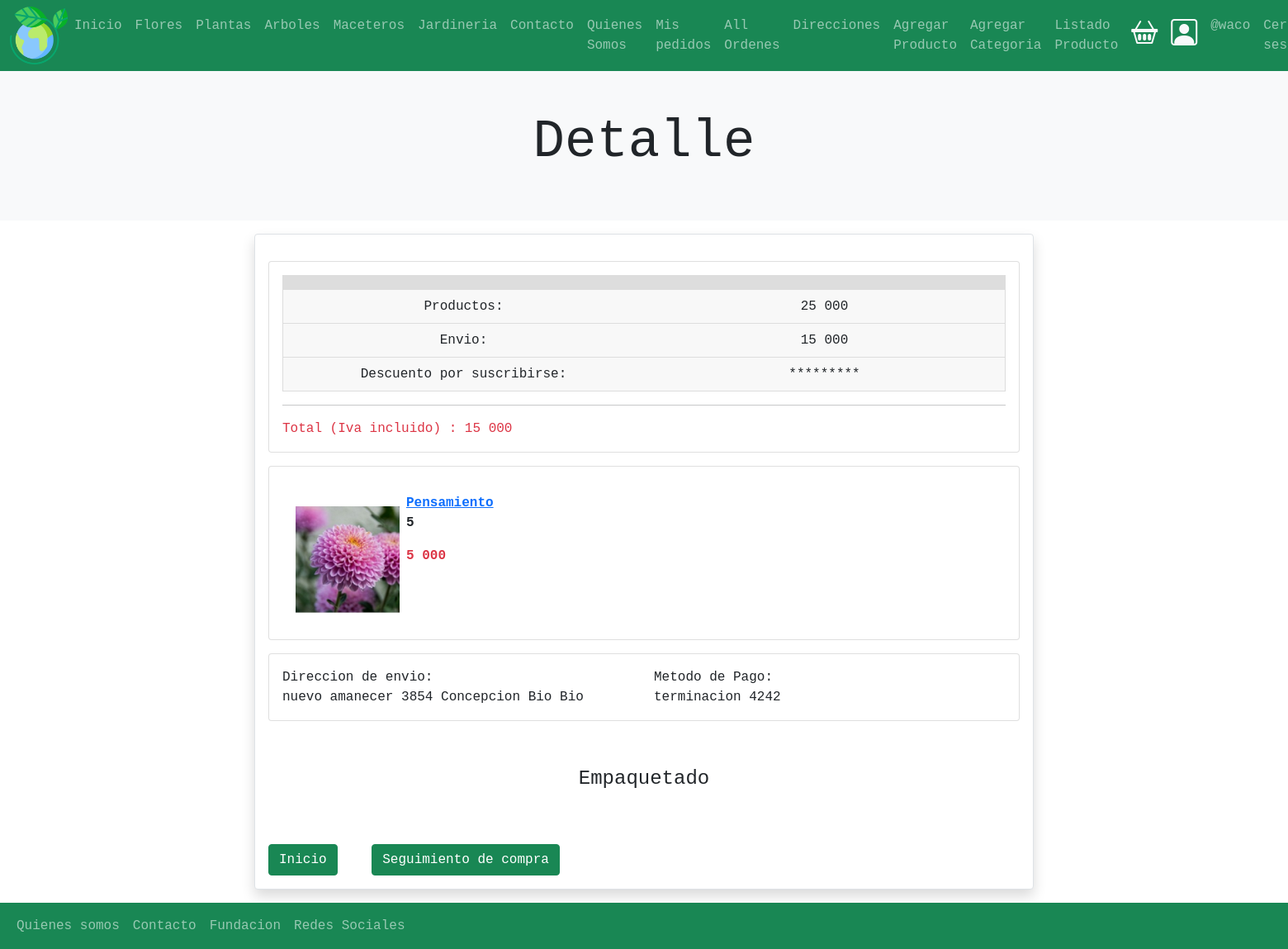
/orden/detalleCompra/40 (signed in), run on the app's committed database.
### carrito/models.py (models this page shows, shortened)
class Carrito(models.Model):
    carrito_id = models.CharField(max_length=100, null=False, blank=False, unique=True)
    usuario = models.ForeignKey(User, null=True, blank=True, on_delete=models.CASCADE) #relacion uno a muchos
    productos = models.ManyToManyField(Producto, through='CarritoProductos')
    subtotal = models.IntegerField(default = 0)
    total = models.IntegerField(default= 0)
    fecha_carrito = models.DateTimeField(auto_now_add=True)
    def productos_relacion(self):
        return self.carritoproductos_set.select_related('producto')

class CarritoProductos(models.Model):
    carrito = models.ForeignKey(Carrito, on_delete=models.CASCADE)
    producto = models.ForeignKey(Producto, on_delete=models.CASCADE)
    cantidad = models.IntegerField(default=1)
    creacion = models.DateField(auto_now_add=True)
    objects = CarritoProductosManager()

### ordenes/models.py (models this page shows, shortened)
class Ordenes(models.Model):
    orden_id = models.CharField(max_length=100, null=False, blank=False, unique=True)
    usuario = models.ForeignKey(User, on_delete = models.CASCADE)
    carrito = models.ForeignKey(Carrito, on_delete = models.CASCADE)
    status = models.CharField(max_length=50, choices=choices, default=OrdenesStatus.CREADO)
    total = models.IntegerField(default=0)
    envio = models.IntegerField(default=15000)
    creacion = models.DateTimeField(auto_now_add=True)
    direccion_envio = models.CharField( max_length=200 ,null=True , blank=True,)

### productos/models.py (models this page shows, shortened)
class Producto(models.Model):
    usuario = models.ForeignKey(User, null=False, blank=False, on_delete=models.PROTECT)
    nombre =  models.CharField(max_length=50)
    imagen = models.ImageField(upload_to="productos",null=False, blank=False)
    descripcion = models.TextField()
    precio = models.IntegerField(default=0,null=False , blank=False)
    slug = models.SlugField(null=False, blank=False , unique=True)
    creacion = models.DateTimeField(auto_now_add=True)
    stock = models.IntegerField(null=False , blank=False, default=0)
    categoria =  models.ForeignKey(Categoria, on_delete=models.PROTECT)

### ordenes/views.py (the view)
# urls.py: path('detalleCompra/<int:carrito_id>',views.detalleCompra, name="detalleCompra"),
@login_required(login_url='login')
def detalleCompra(request, carrito_id):
    carrito_id = get_object_or_404(Carrito, id=carrito_id)
    orden = Ordenes.objects.filter(carrito = carrito_id).first()
    return render(request, 'ordenes/detalleCompra.html',{
        'carrito' : carrito_id,
        'orden' : orden
        })

### ordenes/templates/ordenes/detalleCompra.html
{% extends 'base.html' %}
{% load humanize %}
{% block contenido %}
<section>
    <div class="p-5 bg-light">
        <div class="container">
            <h1 class="display-3 text-center bg-light">Detalle</h1>
        </div>
    </div>
</section>
<div class="container">
    <div class="card border rounded shadow m-3">
        <div class="card-body">
            <div class="card mt-3 mb-3">
                <div class="card-body">
                    <div>
                        <table class="table table-borderless table-sm">
                            <thead>
                                <tr>
                                    <th scope="col"></th>
                                    <th scope="col"></th>
                                </tr>
                            </thead>
                            <tbody>
                                <tr>
                                    <td>Productos:</td>
                                    <td> {{ carrito.subtotal | intcomma }}</td>
                                </tr>
                                <tr>
                                    <td>Envio:</td>
                                    <td> {{ orden.envio | intcomma }}</td>
                                </tr>
                                <tr>
                                    <td>Descuento por suscribirse:</td>
                                    <td> ********* </td>
                                </tr>
                            </tbody>
                        </table>
                    </div>
                    <div class="">
                        <hr>
                    </div>
                    <div class="font-weigh-bold text-danger">
                        Total (Iva incluido) :
                        <div class="d-inline-block">
                            {{ orden.total | intcomma }}
                        </div>
                    </div>
                </div>
            </div>
            <div class="card">
                <div class="card-body">
                    {% for cp in carrito.productos_relacion %}
                    {% with productos=cp.producto %}
                    <div class="row mt-3">
                        <div class="col-2 ">
                            {% if productos.imagen %}
                            <img src="{{ productos.imagen.url }} " alt="imagen" class="img-fluid m-3" width="150"
                                height="150">
                            {% endif %}
                        </div>
                        <div class="col-2 ">
                            <div class="row">
                                <strong>
                                    <a href="{% url 'productos:producto' productos.slug %}"> {{productos.nombre}}</a>
                                    <p> {{ cp.cantidad }}</p>
                                </strong>
                            </div>
                            <div class="row">
                                <strong class="text-danger">{{ productos.precio | intcomma }}</strong>
                            </div>
                        </div>
                    </div>
                    {% endwith %}
                    {% endfor %}
                </div>
            </div>
            <div class="card mt-3 mb-4">
                <div class="card-body">
                    <div class="row">
                        <div class="col-6">
                            <div class="font-weight-bol">
                                Direccion de envio:
                            </div>
                            <div class="cart-text">
                                {{ orden.direccion_envio}}
                            </div>
                        </div>
                        <div class="col-6">
                            <div class="font-weight-bol">
                                Metodo de Pago:
                            </div>
                            <div class="cart-text">
                                terminacion 4242
                            </div>
                        </div>
                    </div>
                </div>
            </div>
        </div>
        {% if orden.status == 'OrdenesStatus.COMPLETADO' %}
        <h4 class=" text-center mt-3 mb-5">Completado</h4>
        {% elif orden.status == 'OrdenesStatus.CANCELADO'%}
        <h4 class=" text-center mt-3 mb-5">Cancelado</h4>
        {% elif orden.status == 'OrdenesStatus.EMPAQUETADO'%}
        <h4 class=" text-center mt-3 mb-5">Empaquetado</h4>
        {% elif orden.status == 'OrdenesStatus.DESPACHADO'%}
        <h4 class=" text-center mt-3 mb-5">Despachado</h4>
        {% elif orden.status == 'OrdenesStatus.ENTREGADO'%}
        <h4 class=" text-center mt-3 mb-5">Entregado</h4>
        {% endif %}
        <div>
            <a href="{% url 'home' %}" class="btn btn-success m-3 ">Inicio</a>
            <a href="{% url 'ordenes:seguimientoCompra'  orden.id %}" class="btn btn-success m-3">Seguimiento de compra</a>
        </div>
    </div>
</div>
{% endblock contenido %}

### templates/base.html (shortened to what this page needs)
{% load static %}
<!DOCTYPE html>
<html lang="es">
<head>
    <link href="https://cdn.jsdelivr.net/npm/bootstrap@5.1.3/dist/css/bootstrap.min.css" rel="stylesheet">
    <link rel="stylesheet" href="https://cdn.jsdelivr.net/npm/bootstrap-icons@1.8.2/font/bootstrap-icons.css">
    <link rel="stylesheet" href=" {% static 'css/miestilo.css'%} ">
</head>
<body>
    <header>
        <nav class="navbar navbar-expand-xl navbar-dark bg-success">
            <div class="container-fluid">
                <a href="{% url 'home'%}">
                    <img src="{% static 'img/el-planeta-tierra.png' %}" alt="Logo" style="width: 70px;">
                </a>
                <div class="collapse navbar-collapse" id="mynavbar">
                    <ul class="navbar-nav me-auto">
                        <li class="nav-item">
                            <a class="nav-link" href="{% url 'home' %}">Inicio</a>
                        </li>
                        <li class="nav-item">
                            <a class="nav-link" href="{% url 'flores' %}">Flores</a>
                        </li>
                        <li class="nav-item">
                            <a class="nav-link" href="{% url 'plantas' %}">Plantas</a>
                        </li>
                        <li class="nav-item">
                            <a class="nav-link" href="{% url 'arboles' %}">Arboles</a>
                        </li>
                        <li class="nav-item">
                            <a class="nav-link" href="{% url 'maceteros' %}">Maceteros</a>
                        </li>
                        <li class="nav-item">
                            <a class="nav-link" href="{% url 'jardineria' %}">Jardineria</a>
                        </li>
                        <li class="nav-item">
                            <a class="nav-link" href="{% url 'contacto'%}">Contacto</a>
                        </li>
                        <li class="nav-item">
                            <a class="nav-link" href="{% url 'quienesSomos'%}">Quienes Somos</a>
                        </li>
                        {% if user.is_authenticated %}
                        <li class="nav-item">
                            <a class="nav-link" href="{% url 'ordenes:completados'%}">Mis pedidos</a>
                        </li>
                        {% endif %}
                        {% if user.is_authenticated %}
                        <li class="nav-item">
                            <a class="nav-link" href="{% url 'ordenes:allOrdenes'%}">All Ordenes</a>
                        </li>
                        {% endif %}
                        {% if user.is_authenticated %}
                            <li class="nav-item">
                                <a class="nav-link" href="{% url 'direccion_envio:direccion_envio'%}">Direcciones</a>
                            </li>
                        {% endif %}
                        {% if user.is_authenticated %}
                            <li class="nav-item">
                                <a class="nav-link" href=" {% url 'productos:formProducto' %}">Agregar Producto</a>
                            </li>
                        {% endif %}
                        {% if user.is_authenticated %}
                        <li class="nav-item">
                            <a class="nav-link" href=" {% url 'productos:formCategoria' %}">Agregar Categoria</a>
                        </li>
                    {% endif %}
                        {% if user.is_authenticated %}
                        <li class="nav-item">
                            <a class="nav-link" href=" {% url 'productos:productoListado' %}">Listado Producto</a>
                        </li>
                    {% endif %}
                    </ul>
                    <div class="d-flex m-1">
                        <a href="{% url 'carrito:carrito'%}" class="text-light">
                            <i class="bi bi-basket2 p-1" style="font-size: 2rem;"></i>
                        </a>
                    </div>
                    <div class="d-flex m-2">
                        {% if user.is_authenticated %}
                            <a href="{% url 'perfil'%}" class="text-light">
                                <i class="bi bi-person-square" style="font-size: 2rem;"></i>
                            </a>
                        {% else%}
                            <a href="{% url 'login' %}" class="text-light">
                                <i class="bi bi-person-square" style="font-size: 2rem;"></i>
                            </a>
                        {% endif %}
                    </div>
                    <ul class="navbar-nav ">
                        {% if user.is_authenticated %}
                        <li class="nav-item">
                            <a class="nav-link" href="{% url 'perfil'%}">@{{ user.username }}</a>
                        </li>
                        <li class="nav-item">
                            <a class="nav-link" href="{% url 'logout' %}">Cerrar sesion</a>
                        </li>
                        {% else%}
                        <li class="nav-item d-flex">
                            <a class="nav-link" href="{% url 'login' %}">Iniciar Sesion</a>
                        </li>
                        {% endif %}
                    </ul>
                </div>
            </div>
        </nav>
    </header>
{% block contenido %}
{% endblock contenido %}
   <footer>
        <nav class="navbar navbar-expand-sm bg-success navbar-dark">
            <div class="container-fluid">
                <ul class="navbar-nav me-auto">
                    <li class="nav-item">
                        <a class="nav-link" href=" {% url 'quienesSomos'%}">Quienes somos</a>
                    </li>
                    <li class="nav-item">
                        <a class="nav-link" href=" {% url 'contacto'%} ">Contacto</a>
                    </li>
                    <li class="nav-item">
                        <a class="nav-link" href="javascript:void(0)">Fundacion</a>
                    </li>
                    <li class="nav-item">
                        <a class="nav-link" href="#">Redes Sociales</a>
                    </li>
                </ul>
            </div>
          </nav>
    </footer>
</body>
</html>

### static/css/miestilo.css (style rules this page uses)
body { font-family: monospace; }
.container { width: 100%; max-width: 1000px; margin: auto; }
.table { width: 100%; border: 1px solid #ccc; border-collapse: collapse; margin: 0; padding: 0; table-layout: fixed; }
.table tr { background-color: #f8f8f8; border: 1px solid #ddd; }
.table th, .table td { font-size: 16px; padding: 8px; text-align: center; }
.table thead th { text-transform: uppercase; background-color: #ddd; }

### data on the page
Carrito: subtotal "25 000"
Ordenes: envio "15 000", total "15 000", direccion_envio "nuevo amanecer 3854 Concepcion Bio Bio"
CarritoProductos: producto.imagen (picture), producto.nombre "Pensamiento", cantidad "5", producto.precio "5 000"

### other printed values
{{ user.username }} "waco"
